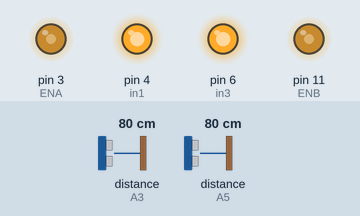
Simulated run of this sketch. Board: Arduino Uno, built with avr-gcc and run on an emulated ATmega328P. Shown: output pins drawn as LEDs (lit = HIGH). Wiring (inferred from the names in the program): 2 × ultrasonic range finder: trigger A2, echo A3 / trigger A4, echo A5. The inputs (shaded band) are chosen by the test bench; at power-on: distance to the obstacle (sensors on A3, A5) 80 cm. The echo pulse lasts 58.3 µs per cm; pins used as bus, display or sensor lines are not drawn.

Above: at 1.2 s.
1.3 s: distance to the obstacle (sensor on A3) set to 28 cm
2.8 s: distance to the obstacle (sensor on A3) set to 22 cm
At 3.9 s:
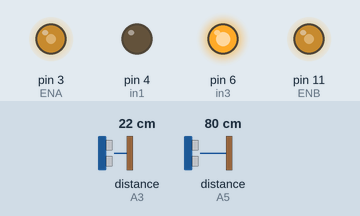
4.3 s: distance to the obstacle (sensor on A3) set to 35 cm
At 5.1 s:
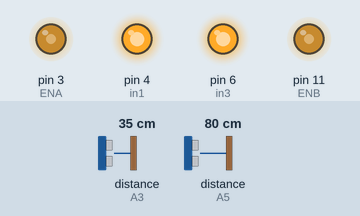
6.0 s: distance to the obstacle (sensor on A5) set to 12 cm
7.5 s: distance to the obstacle (sensor on A5) set to 9 cm
At 7.9 s:
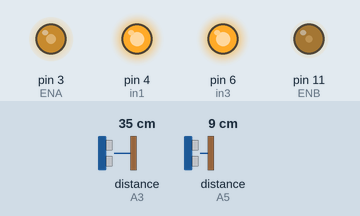
9.0 s: distance to the obstacle (sensor on A5) set to 18 cm
At 9.5 s:
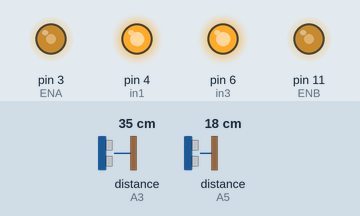
Timing chart, 0 to 11.6 s (numbered marks = the images above; inputs shaded):
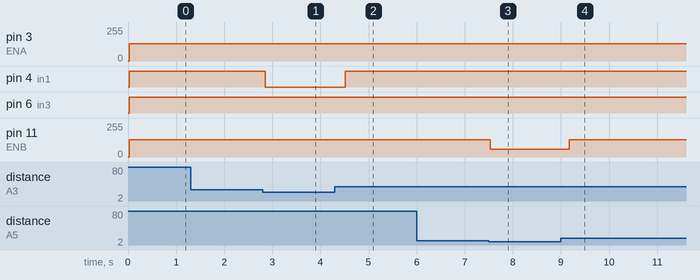

The sketch:

Wall-Following_Autonomous_Car.ino
```cpp
// cảm biến giữa
int trig2 = A2;
int echo2 = A3;

// cảm biến phải
int trig3 = A4;
int echo3 = A5;

//bánh bên trái
int in1 = 4;
int ENA = 3;
//bánh bên phải
int in3 = 6;
int ENB = 11;

int LeftSpeed = 130;
int RightSpeed = 130;

long khoang_cach_trai = 0, khoang_cach_giua = 0, khoang_cach_phai = 0;
long pingTime, distance;
float speedSound = 0.0343;

int topDIS = 25;

//3 khoản cách
int DIS = 25;
int DISR = 20;
int DISL = 10;

long line_giua() {
  digitalWrite(trig2, LOW);
  delayMicroseconds(2);
  digitalWrite(trig2, HIGH);
  delayMicroseconds(10);
  digitalWrite(trig2, LOW);
  pingTime = pulseIn(echo2, HIGH);
  distance = (pingTime / 2) * speedSound;
  return (distance);
}

long line_phai() {
  digitalWrite(trig3, LOW);
  delayMicroseconds(2);
  digitalWrite(trig3, HIGH);
  delayMicroseconds(10);
  digitalWrite(trig3, LOW);
  pingTime = pulseIn(echo3, HIGH);
  distance = (pingTime / 2) * speedSound;
  return (distance);
}

void setup() {
  pinMode(trig2, OUTPUT);
  pinMode(trig3, OUTPUT);
  pinMode(echo2, INPUT);
  pinMode(echo3, INPUT);
  pinMode(in1, OUTPUT);
  pinMode(in3, OUTPUT);
  pinMode(ENA, OUTPUT);
  pinMode(ENB, OUTPUT);
}

void loop() {
  khoang_cach_giua = line_giua();
  delay(10);
  khoang_cach_phai = line_phai();
  delay(10);

  if (khoang_cach_giua < topDIS) {
    turnLeft();
    delay(250);

  } else if (khoang_cach_phai < DIS) {

    if (khoang_cach_phai < DISL) {
      analogWrite(ENA, RightSpeed);
      analogWrite(ENB, LeftSpeed - 70);
      digitalWrite(in1, HIGH);
      digitalWrite(in3, HIGH);
      delay(250);

    } else if (khoang_cach_phai > DISR) {
      Serial.println("Move Forward");
      analogWrite(ENA, RightSpeed - 70);
      analogWrite(ENB, LeftSpeed);
      digitalWrite(in1, HIGH);
      digitalWrite(in3, HIGH);
      delay(50);

    } else if (khoang_cach_phai > DIS) {
      Serial.println("Move Forward");
      analogWrite(ENA, RightSpeed - 70);
      analogWrite(ENB, LeftSpeed);
      digitalWrite(in1, HIGH);
      digitalWrite(in3, HIGH);

    } else if (khoang_cach_giua < DISR && khoang_cach_phai < DISR) {
      analogWrite(ENA, RightSpeed);
      analogWrite(ENB, LeftSpeed - 70);
      digitalWrite(in1, HIGH);
      digitalWrite(in3, HIGH);

    } else {
      moveForward();
    }

  } else {
    moveForward();
  }
}

// đi thẳng
void moveForward() {
  Serial.println("Move Forward");
  analogWrite(ENA, RightSpeed);
  analogWrite(ENB, LeftSpeed);
  digitalWrite(in1, HIGH);
  digitalWrite(in3, HIGH);
}

// rẽ trái
void turnLeft() {
  Serial.println("Turn Left");
  analogWrite(ENA, RightSpeed);
  analogWrite(ENB, LeftSpeed);
  digitalWrite(in1, LOW);
  digitalWrite(in3, HIGH);
}
```

Measured:
- the behaviour switches between 26 and 25 cm on distance to the obstacle (sensor on A3) (found by bisection; images 0 and 1)
- the behaviour switches between 11 and 10 cm on distance to the obstacle (sensor on A5) (found by bisection; images 2 and 3)
- after the input at 1.3 s, every drawn part: stays the same
- after the input at 2.8 s, pin 4 (in1): HIGH → LOW after 0.05 s
- after the input at 4.3 s, pin 4 (in1): LOW → HIGH after 0.22 s
- after the input at 6.0 s, every drawn part: stays the same
- after the input at 7.5 s, pin 11 (ENB): 130/255 → 60/255 at once
- after the input at 9.0 s, pin 11 (ENB): 60/255 → 130/255 after 0.17 s
